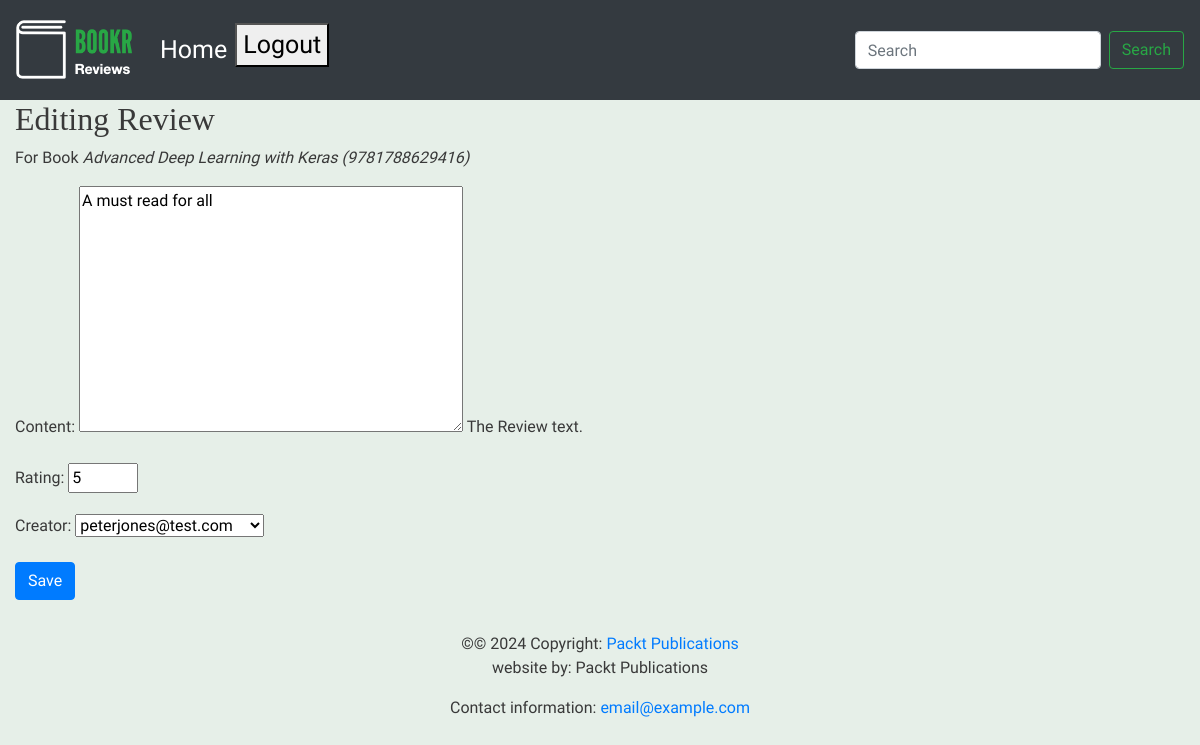
/books/1/reviews/1/ (signed in), run on the app's committed database.
### reviews/models.py (models this page shows, shortened)
class Book(models.Model):
  title = models.CharField(max_length=70, help_text="The title of the book.")
  publication_date = models.DateField(verbose_name="Date the book was published.")
  isbn = models.CharField(max_length=20, verbose_name="ISBN number of the book.")
  publisher = models.ForeignKey(Publisher, on_delete=models.CASCADE)
  contributors = models.ManyToManyField("Contributor", through="BookContributor")
  cover = models.ImageField(upload_to="book_covers/", null=True, blank=True)
  sample = models.FileField(upload_to="book_samples/", null=True, blank=True)
  def __str__(self):
    return f'{self.title} ({self.isbn})'

class Review(models.Model):
  content = models.TextField(help_text="The Review text.")
  rating = models.IntegerField(help_text="The rating the reviewer has given.")
  date_created = models.DateTimeField(auto_now_add=True, help_text="The date and time the review was created.")
  date_edited = models.DateTimeField(null=True, help_text="The date and time the review was last edited.")
  creator = models.ForeignKey(auth.get_user_model(), on_delete=models.CASCADE)
  book = models.ForeignKey(Book, on_delete=models.CASCADE, help_text="The Book that this review is for.")

### reviews/views.py (the view)
# urls.py: path('books/<int:b_pk>/reviews/<int:r_pk>/', views.review_edit, name="review_edit"),
@login_required
def review_edit(request, b_pk, r_pk=None):
  book = get_object_or_404(Book, pk=b_pk)
  if r_pk:
    review = get_object_or_404(Review, book_id=b_pk, pk=r_pk)
    user = request.user
    if not user.is_staff and review.creator.id != user.id:
      raise PermissionDenied
  else:
    review = None
  if request.method == "POST":
    form = ReviewForm(request.POST, instance=review)
    if form.is_valid():
      updated_review = form.save(False)
      updated_review.book = book
      if review:
        updated_review.date_edited = timezone.now()
        messages.success(request, f"Review for {book} updated.")
      else:
        messages.success(request, f"Review for {book} created.")
      updated_review.save()
      return redirect("book_detail", book.pk)
  else:
    form = ReviewForm(instance=review)
  context = {
    "form": form,
    "instance": review,
    "model_type": "Review",
    "related_instance": book,
    "related_model_type": "Book"
  }
  return render(request, "reviews/review_form.html", context)

### reviews/forms.py
class ReviewForm(forms.ModelForm):
  class Meta:
    model = Review
    exclude = ("book", "date_edited")
  rating = forms.IntegerField(min_value=0, max_value=5)

### reviews/templates/reviews/review_form.html (shortened to what this page needs)
{% extends 'reviews/base.html' %}
{% block content %}
  <h2>
    {% if instance %}
      Editing {{ model_type }}
    {% else %}
      New {{ model_type }}
    {% endif %}
  </h2>
  {% if related_model_type and related_instance %}
    <p>For {{ related_model_type }} <em>{{ related_instance }}</em></p>
  {% endif %}
  <form method="post">
    {{ form.as_p }}
    <p>
      <button class="btn btn-primary" type="submit">
        {% if instance %}Save{% else %}Create{% endif %}
      </button>
    </p>
  </form>
{% endblock %}

### static/main.css (style rules this page uses)
body { font-family: 'Source Sans Pro', sans-serif; background-color: #e6efe8; color: #393939; }
h1, h2, h3, h4, h5, h6 { font-family: 'Libre Baskerville', serif; }

### data on the page
Book: title+isbn "Advanced Deep Learning with Keras (9781788629416)"
Review: content "A must read for all", rating "5", creator "peterjones@test.com"

### other printed values
{{ model_type }} "Review"
{{ related_model_type }} "Book"
